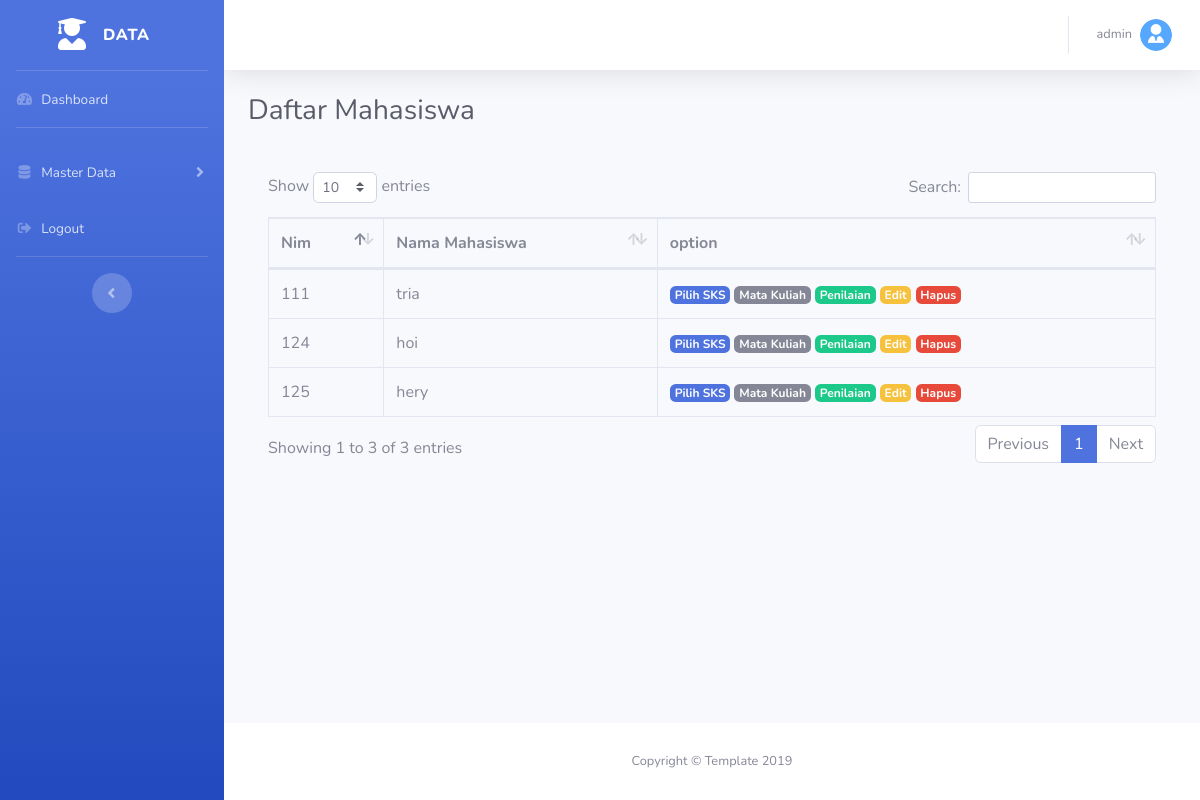
Page /data-mahasiswa.php (signed in) on the committed database.
### tables this page shows
CREATE TABLE `mahasiswa` (
  `nim` int(11) NOT NULL,
  `nama` varchar(128) NOT NULL
);

### function.php (called while the page is built, shortened)
<?php
class database{
	protected $host = "localhost";
	protected $uname = "toor";
	protected $pass = "1";
	protected $db = "kompetensi";
    public $conn;
    function __construct(){
        $this->conn = mysqli_connect($this->host, $this->uname, $this->pass, $this->db)or die(mysqli_error());
    }
    function tampil_data_mahasiswa(){
        $data = mysqli_query($this->conn, "SELECT * FROM mahasiswa");
        while($d = mysqli_fetch_array($data)){
            $hasil[] = $d;
        }
        return $hasil;
    }
}

### table-mahasiswa.php (the view, shortened to what this page needs)
<div class="card-body">
  <div class="table-responsive">
    <table class="table table-bordered" id="dataTable" width="100%" cellspacing="0">
      <thead>
        <tr>
          <th>Nim</th>
          <th>Nama Mahasiswa</th>
          <th>option</th>
        </tr>
      </thead>
      <tbody>
      <?php
        foreach($db->tampil_data_mahasiswa() as $x){
      ?>
        <tr>
          <td><?= $x['nim'];?></td>
          <td><?= $x['nama']; ?></td>
          <td>
          <a href="#" class="badge badge-primary" data-toggle="modal" data-target="#ambilSks<?= $x['nim'];?>">Pilih SKS</a>
          <a href="#" class="badge badge-secondary" data-toggle="modal" data-target="#mataKuliah<?= $x['nim'];?>">Mata Kuliah</a>
          <a href="#" class="badge badge-success" data-toggle="modal" data-target="#nilaiSks<?= $x['nim'];?>">Penilaian</a>
          <a href="#" class="badge badge-warning" data-toggle="modal" data-target="#addEditModal<?= $x['nim'];?>">Edit</a>
          <a href="#" data-toggle="modal" data-target="#hapusModal<?= $x['nim'];?>" class="badge badge-danger">Hapus</a>
          </td>
        </tr>
      <?php  }?>
      </tbody>
    </table>
  </div>
</div>

### rows in the picture
mahasiswa: nim "111", nama "tria"
mahasiswa: nim "124", nama "hoi"
mahasiswa: nim "125", nama "hery"

### other values in the picture
$_SESSION['username'] "admin"
